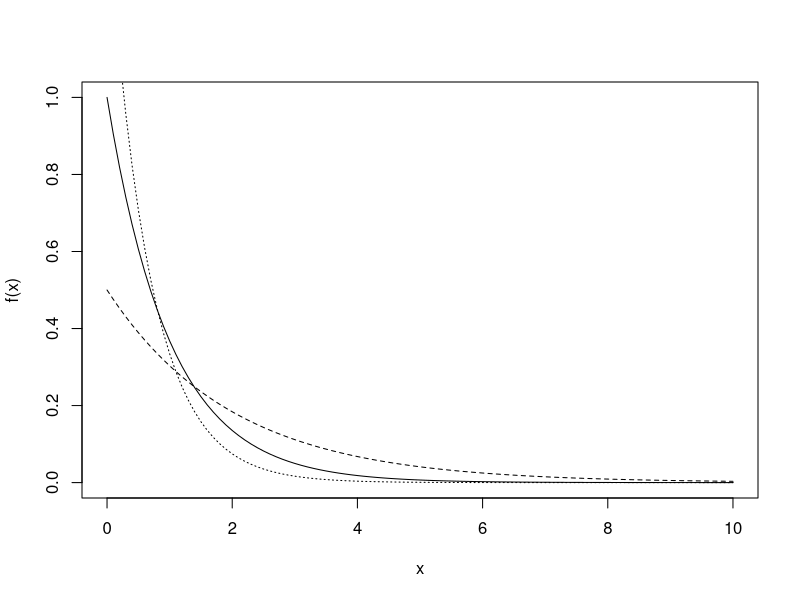
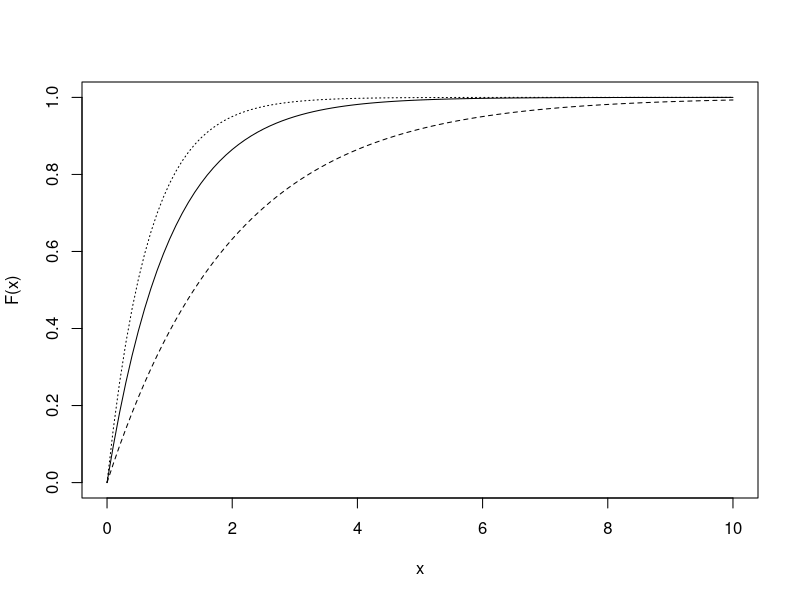
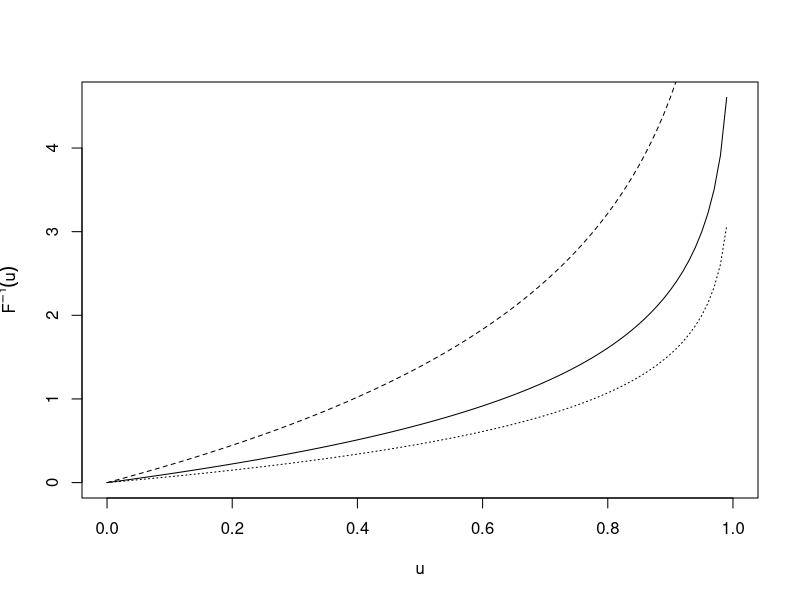
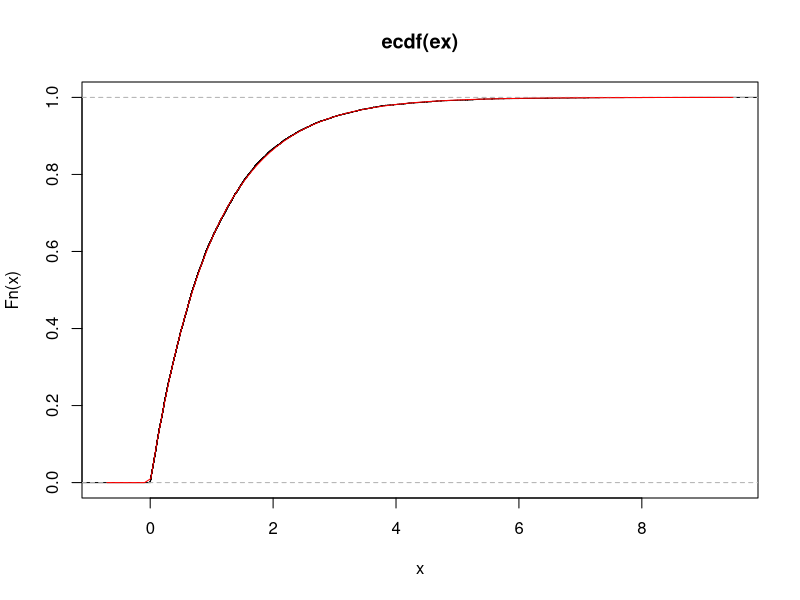
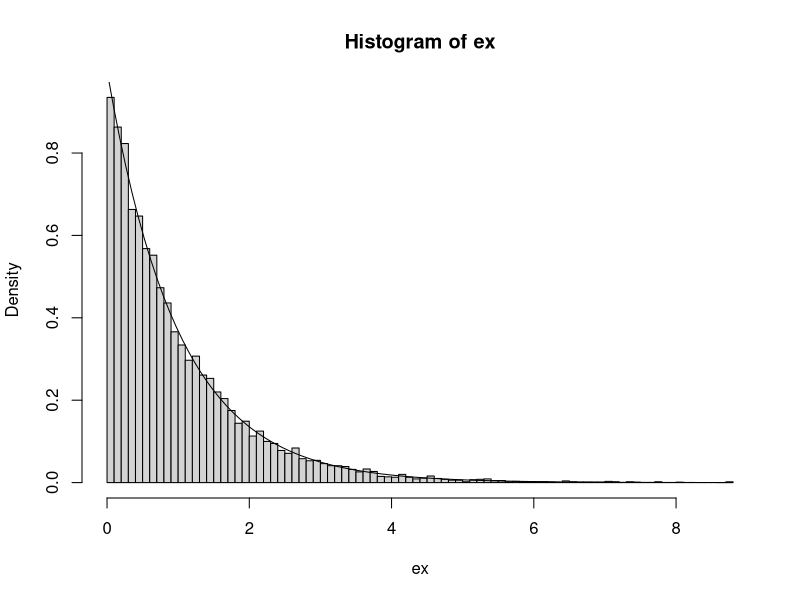
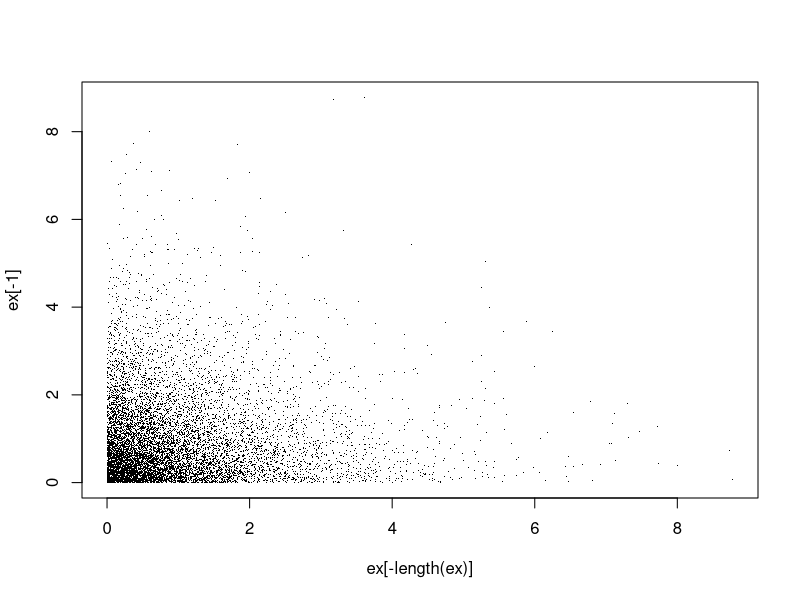
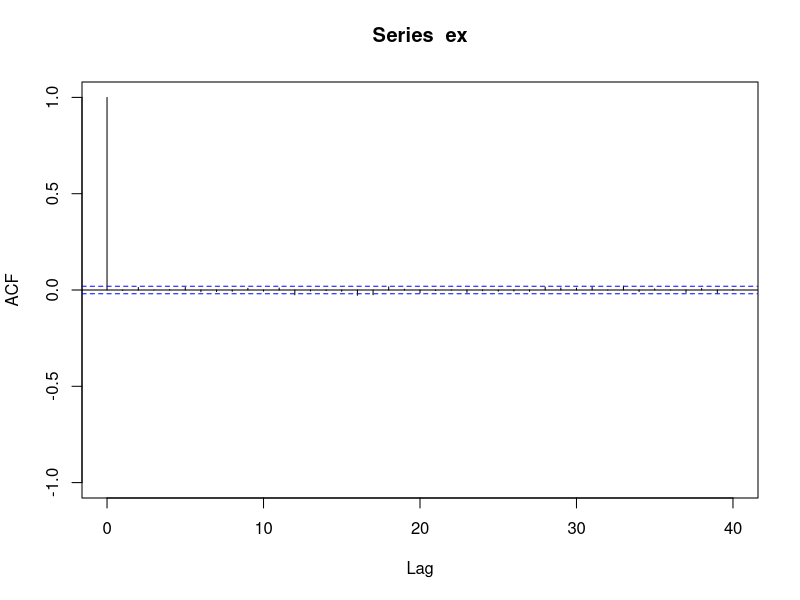

Write the R code that produced these figures, in order. (Note: this script raises an error after producing the figures.)
#LABORATORIO 1



#-------------------------------------ES. 1-------------------------------------

.current.seed <- c(123,456,789) # Seme iniziale
runif.wh <- function(n){
  a <- c(171,172,170)
  b <- c(30269,30307,30323)
  s <- .current.seed
  u <- rep(0, n)
  for(i in 1:n){
    s <- (a*s) %% b # Aggiornamento sequenza (n volte)
    u[i] <- sum(s/b) %% 1 # Parte frazionaria della somma
    # della sequenza dei numeri in s
  }
  .current.seed <<- s # Seme finale
  u
}




#densità exp 
dExp <- function(y, lambda=1){
  lambda*exp(-lambda*y)
}

#plots di alcune densità
curve(dExp(x),0,10,lty="solid",ylab="f(x)")
curve(dExp(x,0.5),lty="dashed",add=TRUE)
curve(dExp(x,1.5),lty="dotted",add=TRUE)



#FdR
pExp <- function(y, lambda=1){
  1-exp(-lambda*y)
}

#plots di alcune FdR
curve(pExp(x),0,10,lty="solid",ylab="F(x)")
curve(pExp(x,0.5), lty="dashed",add=TRUE)
curve(pExp(x,1.5), lty="dotted",add=TRUE)



#funzione quantile exp
qExp <- function(u, lambda){
  (-log(1-u))/lambda
}

#plots di alcune f. quantile
curve(qExp(x,1),0,1,lty="solid",xlab="u",ylab=expression(paste(F^{-1},(u))))
curve(qExp(x,0.5), lty="dashed",add=TRUE)
curve(qExp(x,1.5), lty="dotted",add=TRUE)



#funzione generatrice exp
rExp <- function(n, lambda = 1) { 
  qExp(runif(n), lambda)
}

#genero 10000 valori
ex <- rexp(10000)

#li printo
ex



#verifica di casualità

#FdR 
plot(ecdf(ex), do.points = FALSE) #FdR empirica
curve(pexp(x), col = "red", add = TRUE) #FdR teorica

#densità
hist(ex, prob = TRUE, nclass =100) #istogramma dei valori generati, nclass = 100
#indica il numero di classi in cui viene suddiviso l'istogramma
curve(dexp(x), add = TRUE) #densità teorica

#diagramma di dispersione
plot(ex[-length(ex)], ex[-1], pch = '.')

#ACF (funzione di autocorrelazione) e Box_Pierce test
acf(ex, ylim = c(-1, 1))
Box.test(u,type="L")













#-------------------------------------ES. 2-------------------------------------



#definisco la funzione di densità della Beta(2,2)
f <- function(x){return(6*x-6*x^2)}
#oppure
curve(dbeta(x, 2, 2), add = TRUE, col = 'red')


#per massimizzare la densità per trovare il k che cerchiamo uso:
massimo <- optimize(f, interval = c(0, 1), maximum = TRUE)
k = optimize(f, interval = c(0, 1), maximum = TRUE)$objective

#$maximum
#[1] 0.5

#$objective
#[1] 1.5

r.acc.rif <- function(n, f ,g ,rg ,k ,report = TRUE){
  y <- double(n) 
  ntry <- 0
  for (i in 1:n){  
    done <- FALSE 
    while (!done) { 
      ntry <- ntry +1. 
      z <- rg(1)       
      u <- k*g(z) *runif(1) 
      if (u <= f(z)) 
        done <- TRUE 
      maxtry = 1e+9
      if (ntry >= maxtry)
        stop('troppi tentativi! controlla il codice')
    }
    y[i] <- z 
  }
  if (report)
    cat('tentativi', ntry) 
  return(y)
}




#con laplace
rbeta.ar.lap <- r.acc.rif(10000, dbeta(x,2,2), dlaplace, rlaplace, k)

hist(rbeta.ar.lap, prob = T, nclass = 100) 
curve(dbeta(x,2,2), add = T)
#l'istogramma NON si adatta bene alla densità della beta 


# prove con laplace
rbeta.ar.lap1 <- r.acc.rif(10000, dbeta(x,2,2), dlaplace, rlaplace, k)
#tentativi 35608
rbeta.ar.lap2 <- r.acc.rif(10000, dbeta(x,2,2), dlaplace, rlaplace, k)
#tentativi 35748
rbeta.ar.lap3 <- r.acc.rif(10000, dbeta(x,2,2), dlaplace, rlaplace, k)
#tentativi 35408
rbeta.ar.lap4 <- r.acc.rif(10000, dbeta(x,2,2), dlaplace, rlaplace, k)
#tentativi 35631
rbeta.ar.lap5 <- r.acc.rif(10000, dbeta(x,2,2), dlaplace, rlaplace, k)
#tentativi 36309



#con uniforme 
rbeta.ar.unif <- r.acc.rif(10000, dbeta(x,2,2), dunif, runif, k)

hist(rbeta.ar.unif, prob = T, nclass = 100) 
curve(dbeta(x,2,2), add = T)
#l'istogramma si adatta bene alla densità della beta


# prove con uniforme
rbeta.ar.unif1 <- r.acc.rif(10000, dbeta(x,2,2), dunif, runif, k)
#tentativi 35608
rbeta.ar.unif2 <- r.acc.rif(10000, dbeta(x,2,2), dunif, runif, k)
#tentativi 35748
rbeta.ar.unif3 <- r.acc.rif(10000, dbeta(x,2,2), dunif, runif, k)
#tentativi 35408
rbeta.ar.unif4 <- r.acc.rif(10000, dbeta(x,2,2), dunif, runif, k)
#tentativi 35631
rbeta.ar.unif5 <- r.acc.rif(10000, dbeta(x,2,2), dunif, runif, k)
#tentativi 36309




#efficienza e tentativi
system.time(r.acc.rif(1e+6, dbeta(x,2,2), dlaplace, rlaplace, k))
#user  system elapsed 
#17.317   0.046  17.353
system.time(r.acc.rif(1e+6, dbeta(x,2,2), dunif, runif, k))
#user  system elapsed 
#5.552   0.017   5.564


#prove con k = 1,2,3


#k=1
x1 <- r.acc.rif(10000, dbeta(x,2,2), dunif, runif, 1)
plot(ecdf(x1), do.points = FALSE, col = 'red') #FdR empirica
curve(pbeta(x, 2, 2), add = TRUE) #FdR teorica
#le FdR non si sovrappongono


#k=2
x2 <- r.acc.rif(10000, dbeta(x,2,2), dunif, runif, 2)
plot(ecdf(x2), do.points = FALSE, add = FALSE, col = 'green')
curve(pbeta(x, 2, 2), add = TRUE)
#le FdR si sovrappongono


#k=3
x3 <- r.acc.rif(10000, dbeta(x,2,2), dunif, runif, 3)
plot(ecdf(x3), do.points = FALSE, add = FALSE, col = 'violet')
curve(pbeta(x, 2, 2), add = TRUE)
#le FdR si sovrappongono





#-------------------------------------ES. 3-------------------------------------


#densità della normale troncata ai valori positivi
dNorm <- function(y){    #f
  (2/sqrt(2*pi)) * exp(-y^2/2)
}

#densità dell'esponenziale (lambda = 1)
dExp2 <- function(y) { #g
  exp(-y) 
}

#funzione h: trovo k(y) t.c. k>=h(y) dove h(y) = f(y)/g(y)
h <- function(y) { #h=f/g
  dNorm(y)/dExp2(y) 
}

curve(dNorm(x), 0, 10)
#trovo il k 
k <- optimize(h,c(0,100),maximum=T)$objective


curve(k*dExp2(x), lty = 2, add = T)

#genero 10000 valori
r.Norm.ar <- r.acc.rif(10000, dNorm, dexp, rExp, k)


#verifico che la densità empirica assomigli alla densità teorica 
hist(r.Norm.ar, prob = T, nclass = 50)
curve(dNorm, add = T)





#-------------------------------------ES. 4-------------------------------------



box.muller <- function(n){
  v <- matrix(NA, n, 2) #preallocazione
  for (i in 1:n){
    u1 <- runif(1) #genero u1: un valore generato casualmente da un'uniforme
    u2 <- runif(1) #genero u2: un valore generato casualmente da un'uniforme
    R <- sqrt(-2*log(u1)) #R
    theta <- 2*pi*u2      #theta
    X <- R*cos(theta)     #X
    Y <- R*sin(theta)     #Y
    v[i,] <- c(X,Y) #riempio il vettore vuoto con le coppie (X,Y) generate 
  }  
  return (v)
}

#verifcare se i valori generati assomigliano alla densità di una normale std
z <- box.muller(10000)
z
hist(z, prob = T, nclass = 1000)
curve(dnorm(x), add = T, col = 'red', lwd = 4)
#si nota che l'istogramma assomiglia alla densità teorica della normale std.
